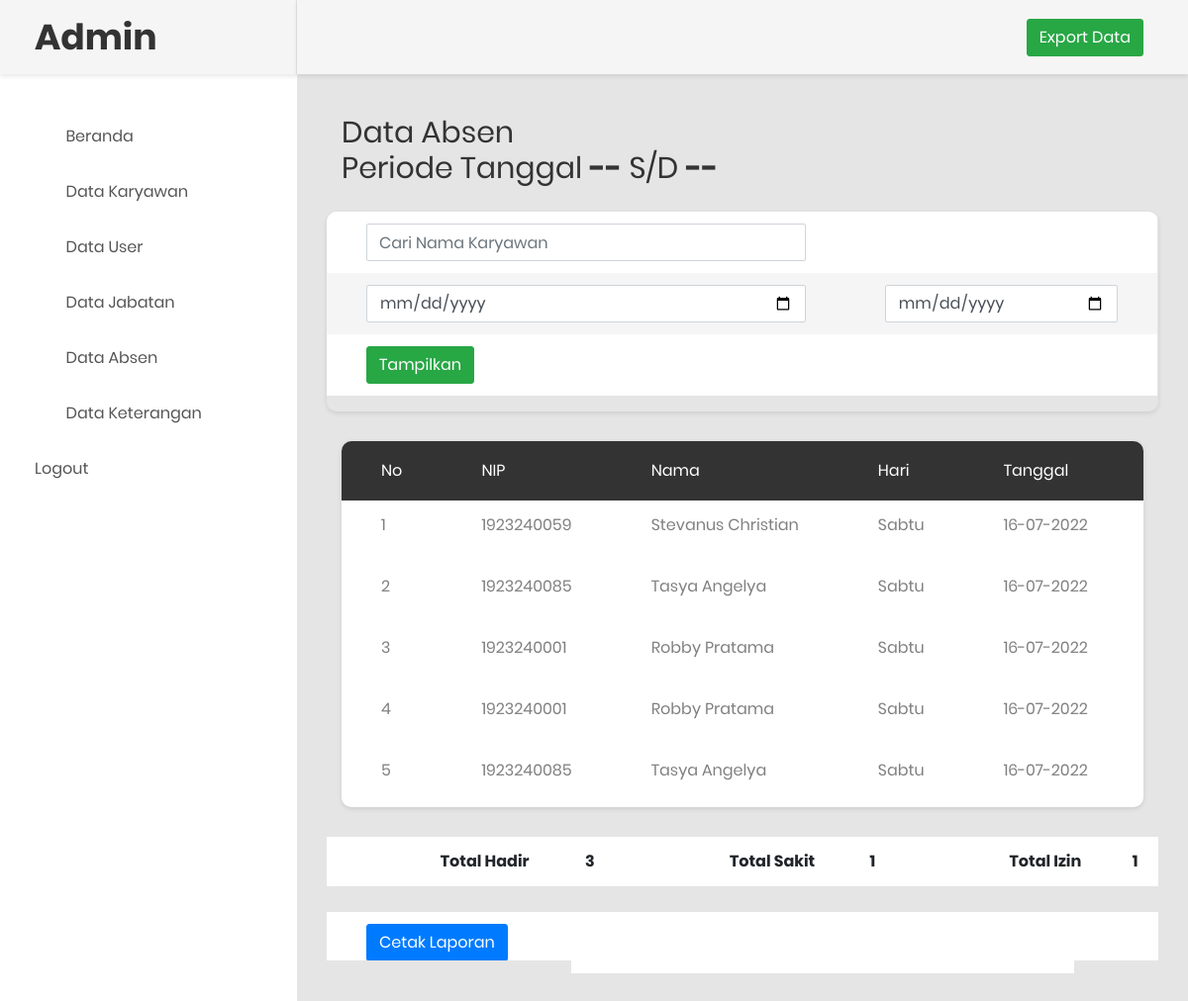
Page /data_absen.php (signed in) on the earlier database version.
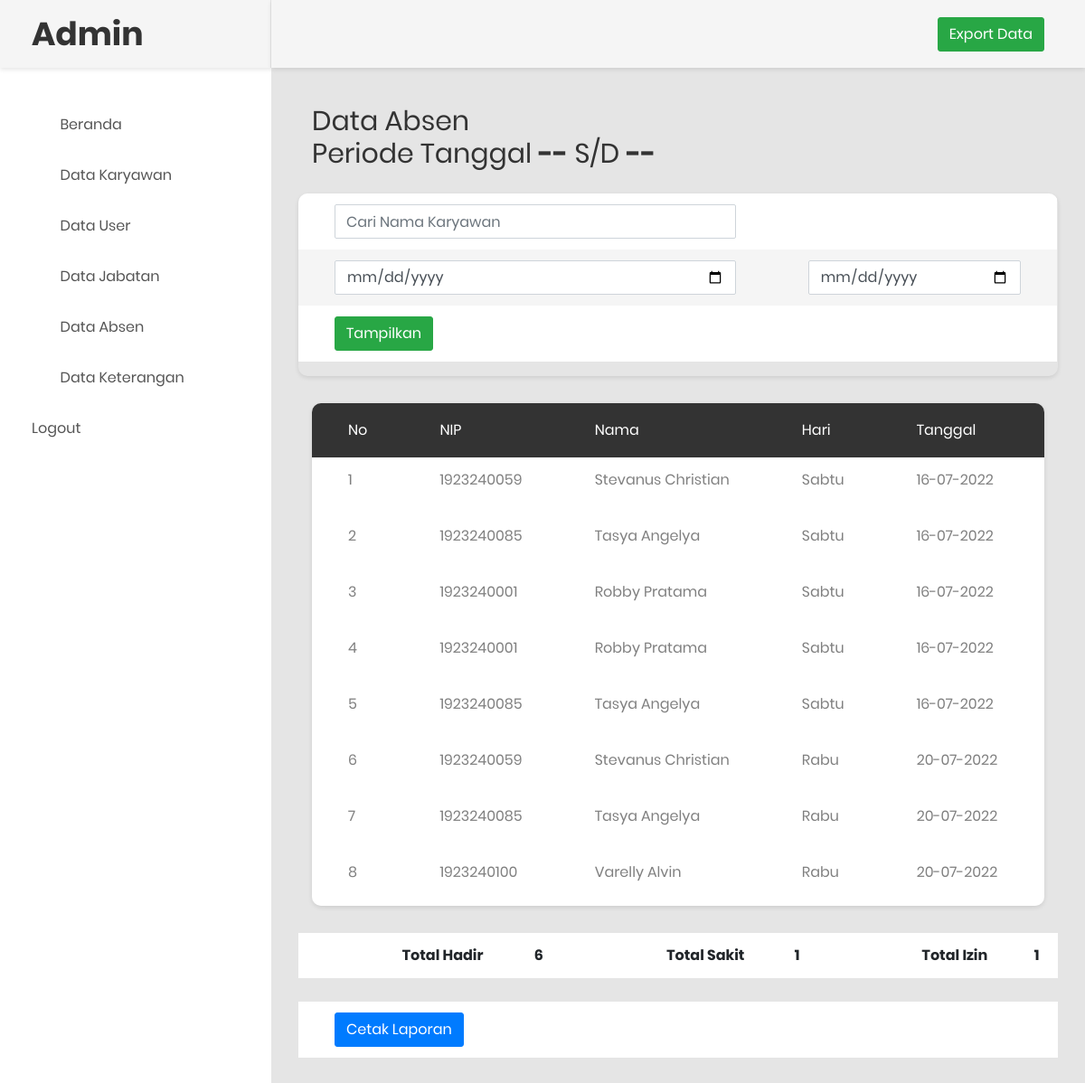
Same page on the later database version.
### tables this page shows
CREATE TABLE `tb_absen` (
  `id` int(11) NOT NULL,
  `id_karyawan` int(11) NOT NULL,
  `nama` varchar(255) NOT NULL,
  `hari` varchar(250) NOT NULL,
  `tanggal` varchar(250) NOT NULL,
  `waktu_masuk` varchar(255) DEFAULT NULL,
  `waktu_pulang` varchar(250) DEFAULT NULL,
  `status_absen` varchar(100) NOT NULL,
  `latitude` varchar(250) DEFAULT NULL,
  `longitude` varchar(250) DEFAULT NULL
);

### library.php (called while the page is built, shortened)
<?php
function IndonesiaTgl($tanggal){
	$tgl=substr($tanggal,8,2);
	$bln=substr($tanggal,5,2);
	$thn=substr($tanggal,0,4);
	$awal="$tgl-$bln-$thn";
	return $awal;
}
?>

### data_absen.php (the view, shortened to what this page needs)
<?php
require_once("koneksi.php");
include 'library.php';
 ?>
<!DOCTYPE html>
<html lang="en">
<head>
    <link rel="stylesheet" href="https://maxcdn.bootstrapcdn.com/bootstrap/4.5.2/css/bootstrap.min.css">
    <link rel="stylesheet" type="text/css" href="css/bootstrap.css" media="all">
    <link href="css/font-face.css" rel="stylesheet" media="all">
    <link href="vendor/font-awesome-4.7/css/font-awesome.min.css" rel="stylesheet" media="all">
    <link href="vendor/font-awesome-5/css/fontawesome-all.min.css" rel="stylesheet" media="all">
    <link href="vendor/mdi-font/css/material-design-iconic-font.min.css" rel="stylesheet" media="all">
    <link href="vendor/bootstrap-4.1/bootstrap.min.css" rel="stylesheet" media="all">
    <link href="vendor/animsition/animsition.min.css" rel="stylesheet" media="all">
    <link href="vendor/bootstrap-progressbar/bootstrap-progressbar-3.3.4.min.css" rel="stylesheet" media="all">
    <link href="vendor/wow/animate.css" rel="stylesheet" media="all">
    <link href="vendor/css-hamburgers/hamburgers.min.css" rel="stylesheet" media="all">
    <link href="vendor/slick/slick.css" rel="stylesheet" media="all">
    <link href="vendor/select2/select2.min.css" rel="stylesheet" media="all">
    <link href="vendor/perfect-scrollbar/perfect-scrollbar.css" rel="stylesheet" media="all">
    <link href="css/theme.css" rel="stylesheet" media="all">
</head>
<body class="animsition">
    <div class="page-wrapper">
        <aside class="menu-sidebar d-none d-lg-block">
            <div class="logo">
                <a href="#">
                    <h1>Admin</h1>
                </a>
            </div>
            <div class="menu-sidebar__content js-scrollbar1">
                <nav class="navbar-sidebar">
                    <ul class="list-unstyled navbar__list">
                        <li>
                            <a class="js-arrow" href="admin.php">
                                <i class="fas fa-tachometer-alt"></i>Beranda</a>
                        </li>
                        <li>
                            <a href="datakaryawan.php">
                                <i class="fas fa-chart-bar"></i>Data Karyawan</a>
                        </li>
                        <li>
                            <a href="datauser.php">
                                <i class="fas fa-table"></i>Data User</a>
                        </li>
                        <li>
                            <a href="datajabatan.php">
                                <i class="far fa-check-square"></i>Data Jabatan</a>
                        </li>
                        <li class="data_absen.php">
                            <a href="data_absen.php">
                                <i class="fas fa-calendar-alt"></i>Data Absen</a>
                        </li>
                          <li>
                            <a href="data_keterangan.php">
                                <i class="fas fa-table"></i>Data Keterangan
                            </a>
                        </li>
                        <li>
                            <a href="logout.php">Logout</a>
                        </li>
                    </ul>
                </nav>
            </div>
        </aside>
        <?php
        $tglAwal = "";
        $tglAkhir = "";
        $carinama = "";
        if($_POST['carinama']!='' && $_POST['txtTglAwal']!='' && $_POST['txtTglAkhir']!='') {
            $carinama = $_POST['carinama'];
            $tglAwal = $_POST['txtTglAwal'];
            $tglAkhir = $_POST['txtTglAkhir'];
            $sql = "SELECT * FROM tb_absen WHERE nama LIKE '%$carinama%' AND date_format(str_to_date(tanggal, '%d-%m-%Y'), '%Y-%m-%d') BETWEEN '".$tglAwal."' AND '".$tglAkhir."'";
            $hadir = mysqli_query($koneksi, "SELECT * FROM tb_absen WHERE status_absen LIKE 'Hadir' AND nama LIKE '%$carinama%' AND date_format(str_to_date(tanggal, '%d-%m-%Y'), '%Y-%m-%d') BETWEEN '".$tglAwal."' AND '".$tglAkhir."'");
            $izin = mysqli_query($koneksi, "SELECT * FROM tb_absen WHERE status_absen LIKE 'Izin' AND nama LIKE '%$carinama%' AND date_format(str_to_date(tanggal, '%d-%m-%Y'), '%Y-%m-%d') BETWEEN '".$tglAwal."' AND '".$tglAkhir."'");
            $sakit = mysqli_query($koneksi, "SELECT * FROM tb_absen WHERE status_absen LIKE 'Sakit' AND nama LIKE '%$carinama%' AND date_format(str_to_date(tanggal, '%d-%m-%Y'), '%Y-%m-%d') BETWEEN '".$tglAwal."' AND '".$tglAkhir."'");
        }
        else{
            $sql = "SELECT * FROM tb_absen";
            $hadir = mysqli_query($koneksi, "SELECT * FROM tb_absen WHERE status_absen LIKE 'Hadir'");
            $izin = mysqli_query($koneksi, "SELECT * FROM tb_absen WHERE status_absen LIKE 'Izin'");
            $sakit = mysqli_query($koneksi, "SELECT * FROM tb_absen WHERE status_absen LIKE 'Sakit'");
        }
        $jumlah_hadir = mysqli_num_rows($hadir);
        $jumlah_izin = mysqli_num_rows($izin);
        $jumlah_sakit = mysqli_num_rows($sakit);
        ?>
        <div class="page-container">
            <header class="header-desktop">
                <div class="section__content section__content--p30">
                    <div class="container-fluid">
                        <div class="header-wrap">
                            <a href="export_excel.php?awal=<?php echo $tglAwal; ?>&&akhir=<?php echo $tglAkhir; ?>&&cari=<?php echo $carinama; ?>" class="btn btn-success" target="_blank">Export Data</button></a>
                        </div>
                    </div>
                </div>
            </header>
            <div class="main-content">
                <div class="section__content section__content--p30">
                    <div class="container-fluid">
                    <div class="row">
                            <div class="col-md-12">
                                <div class="overview-wrap">
                                <h2 class="title-1" style="text-align: center;">Data Absen <b><?php echo ($carinama); ?></b></h2>
                                </div>
                                <div class="overview-wrap">
                                <h2 class="title-1" style="text-align: center;">Periode Tanggal <b><?php echo IndonesiaTgl($tglAwal); ?></b> s/d <b><?php echo IndonesiaTgl($tglAkhir); ?></b></h2>
                                </div>
                            </div>
                        </div>
                        <br>
                        <div class="row">
                           <div class="table-responsive table--no-card m-b-30">
                            <form action="data_absen.php" method="post">
                                <div class="form-group">
                                <table class="table table-borderless table-striped table-earning" >
                                        <tbody>
                                            <tr>
                                                <td><input autocomplete="off" class="form-control" type="text" name="carinama" placeholder="Cari Nama Karyawan" /></td>
                                                <td></td>
                                            </tr>
                                            <tr>
                                                <td><input name="txtTglAwal" type="date" class="form-control" value="<?php echo $awalTgl; ?>"></td>
                                                <td><input name="txtTglAkhir" type="date" class="form-control" value="<?php echo $akhirTgl; ?>"></td>
                                            </tr>
                                            <tr>
                                                <td><button type="submit" name="btnTampil" class="btn btn-success center-block">Tampilkan</button></td>
                                                <td></td>
                                            </tr>
                                      </tbody>
                                    </table>
                                        </div>
                            </form>
                                </div>
                        </div>
                                <div class="table-responsive table--no-card m-b-30">
                                    <table class="table table-borderless table-striped table-earning">
                                        <thead>
                                            <tr>
                                                <th>No</th>
                                                <th>NIP</th>
                                                <th>Nama</th>
                                                <th>Hari</th>
                                                <th>Tanggal</th>
                                                <th>Waktu Masuk</th>
                                            </tr>
                                        </thead>
                                        <?php
                                            include 'koneksi.php';
                                            $query = mysqli_query($koneksi, $sql);
                                            $no = 1;
                                            while ($row = mysqli_fetch_array($query)) {
                                         ?>
                                        <tbody>
                                            <tr>
                                                <td><?php echo $no ?></td>
                                                <td><?php echo $row['id_karyawan']; ?></td>
                                                <td><?php echo $row ['nama']; ?></td>
                                                <td><?php echo $row['hari']; ?></td>
                                                <td><?php echo $row['tanggal']; ?></td>
                                                <td><?php echo $row['waktu_masuk']; ?></td>
                                            </tr>
                                           <?php
                                           $no++;
                                       }
                                            ?>
                                        </tbody>
                                    </table>
                                </div>
                            </div>
            <table class="table table-borderless table-striped table-earning" >
                                        <tbody>
                                            <tr>
                                                <td> <th  ><strong> Total Hadir </strong></th><th  ><strong><?php echo $jumlah_hadir; ?></strong></th></td>
                                                <td><th  ><strong> Total Sakit</strong></th><th  ><strong><?php echo $jumlah_sakit; ?></strong></th></td>
                                                <td><th  ><strong> Total Izin  </strong></th><th  ><strong><?php echo $jumlah_izin; ?></strong></th></td>
                                            </tr>
                                      </tbody>
                                    </table>
                                    <br>
            <table class="table table-borderless table-striped table-earning" >
                                        <tbody>
                                            <tr>
                                                <td>
                                                    <a href="cetak.php?awal=<?php echo $tglAwal; ?>&&akhir=<?php echo $tglAkhir; ?>&&cari=<?php echo $carinama; ?>" target="_blank" class="btn btn-primary">Cetak Laporan</a>
                                                </td>
                                            </tr>
                                      </tbody>
                                    </table>
                </div>
            </div>
        </div>
    </div>
</body>
</html>

Differences in the rows shown:
added tb_absen: id_karyawan "1923240059", nama "Stevanus Christian", hari "Rabu", tanggal "20-07-2022"
added tb_absen: id_karyawan "1923240085", nama "Tasya Angelya", hari "Rabu", tanggal "20-07-2022"
added tb_absen: id_karyawan "1923240100", nama "Varelly Alvin", hari "Rabu", tanggal "20-07-2022"
Other differences:
$jumlah_hadir: "3" → "6"
